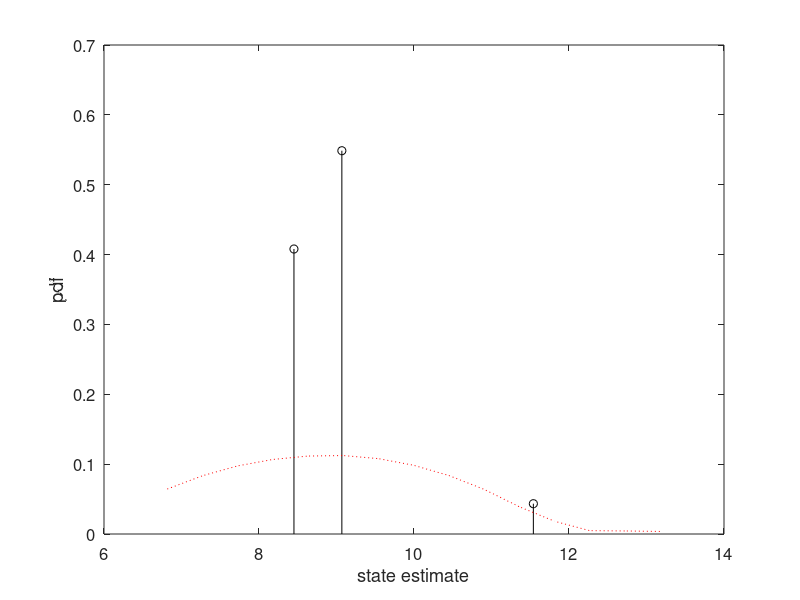
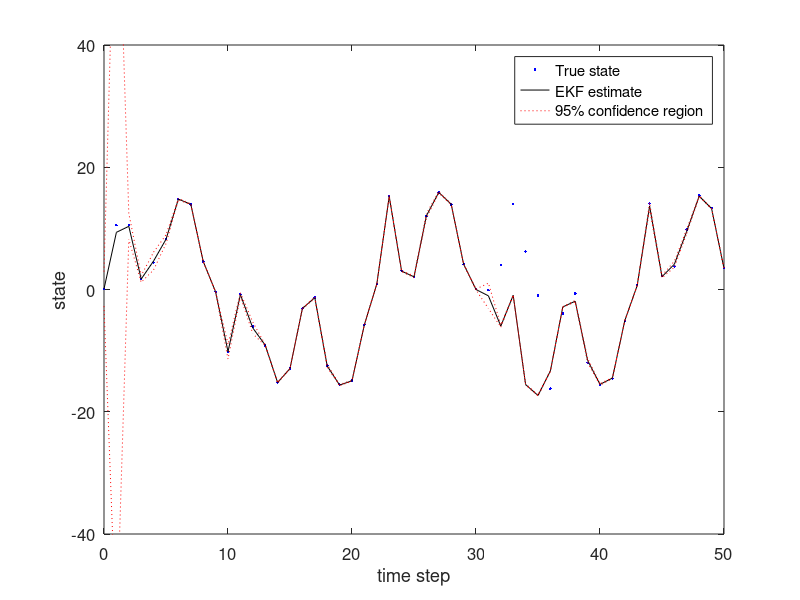
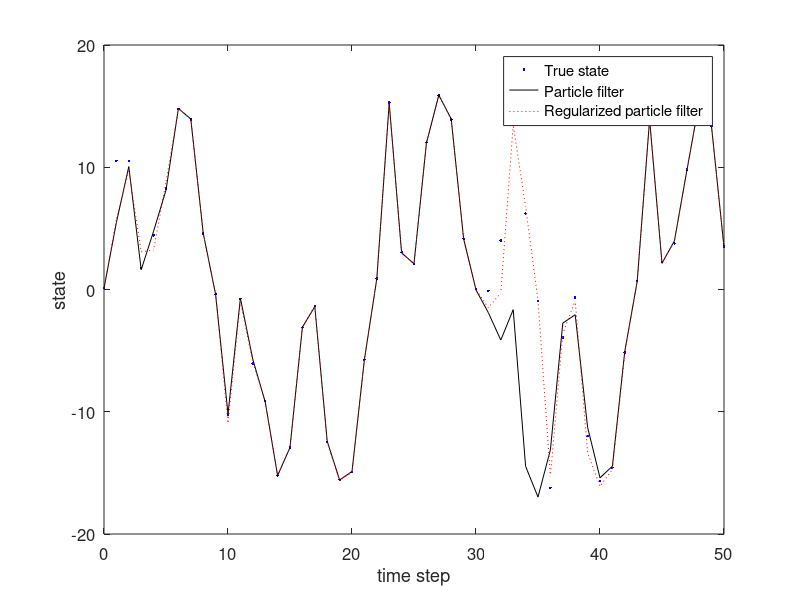

The MATLAB source for these figures, in order:
function [xhatRMS, xhatPartRMS, xhatPartRegRMS] = ParticleEx3

% Particle filter example, adapted from Gordon, Salmond, and Smith paper.

x = 0.1; % initial state
Q = 0.001; % process noise covariance
R = 1; % measurement noise covariance
tf = 50; % simulation length

N = 3; % number of particles in the particle filter
NReg = 5 * N; % number of probability bins in the regularized particle filter

xhat = x;
P = 2;
xhatPart = x;
xhatPartReg = x;

% Initialize the particle filter.
for i = 1 : N
    xpart(i) = x + sqrt(P) * randn; % normal particle filter
    xpartReg(i) = xpart(i); % regularized particle filter
end

% Initialization for the regularized particle filter.
d = length(x); % dimension of the state vector
c = 2; % volume of unit hypersphere in d-dimensional space
h = (8 * c^(-1) * (d + 4) * (2 * sqrt(pi))^d)^(1 / (d + 4)) * N^(-1 / (d + 4)); % bandwidth of regularized filter

% Initialize arrays.
xArr = [x];
yArr = [x^2 / 20 + sqrt(R) * randn];
xhatArr = [x];
PArr = [P];
xhatPartArr = [xhatPart];
xhatPartRegArr = [xhatPartReg];

close all; % close all open figures

for k = 1 : tf
    % System simulation
    x = 0.5 * x + 25 * x / (1 + x^2) + 8 * cos(1.2*(k-1)) + sqrt(Q) * randn;
    y = x^2 / 20 + sqrt(R) * randn;
    % Extended Kalman filter
    F = 0.5 + 25 * (1 - xhat^2) / (1 + xhat^2)^2;
    P = F * P * F' + Q;
    H = xhat / 10;
    K = P * H' * (H * P * H' + R)^(-1);
    xhat = 0.5 * xhat + 25 * xhat / (1 + xhat^2) + 8 * cos(1.2*(k-1));
    xhat = xhat + K * (y - xhat^2 / 20);
    P = (1 - K * H) * P;
    % Particle filter
    for i = 1 : N
        xpartminus(i) = 0.5 * xpart(i) + 25 * xpart(i) / (1 + xpart(i)^2) + 8 * cos(1.2*(k-1)) + sqrt(Q) * randn;
        ypart = xpartminus(i)^2 / 20;
        vhat = y - ypart;
        q(i) = (1 / sqrt(R) / sqrt(2*pi)) * exp(-vhat^2 / 2 / R);
    end
    % Normalize the likelihood of each a priori estimate.
    qsum = sum(q);
    for i = 1 : N
        q(i) = q(i) / qsum;
    end
    % Resample.
    for i = 1 : N
        u = rand; % uniform random number between 0 and 1
        qtempsum = 0;
        for j = 1 : N
            qtempsum = qtempsum + q(j);
            if qtempsum >= u
                xpart(i) = xpartminus(j);
                break;
            end
        end
    end
    % The particle filter estimate is the mean of the particles.
    xhatPart = mean(xpart);
    % Now run the regularized particle filter.
    % Perform the time update to the get the a priori regularized particles.
    for i = 1 : N
        xpartminusReg(i) = 0.5 * xpartReg(i) + 25 * xpartReg(i) / (1 + xpartReg(i)^2) + 8 * cos(1.2*(k-1)) + sqrt(Q) * randn;
        ypart = xpartminusReg(i)^2 / 20;
        vhat = y - ypart;
        q(i) = (1 / sqrt(R) / sqrt(2*pi)) * exp(-vhat^2 / 2 / R);
    end
    % Normalize the probabilities of the a priori particles.
    q = q / sum(q);
    % Compute the covariance of the a priori particles.
    S = cov(xpartminusReg');
    A = chol(S)';
    % Define the domain from which we will choose a posteriori particles for
    % the regularized particle filter.
    xreg(1) = min(xpartminusReg) - std(xpartminusReg);
    xreg(NReg) = max(xpartminusReg) + std(xpartminusReg);
    dx = (xreg(NReg) - xreg(1)) / (NReg - 1);
    for i = 2 : NReg - 1
        xreg(i) = xreg(i-1) + dx;
    end
    % Create the pdf approximation that is required for the regularized
    % particle filter.
    for j = 1 : NReg
        qreg(j) = 0;
        for i = 1 : N
            normx = norm(inv(A) * (xreg(j) - xpartminusReg(i)));
            if normx < h
                qreg(j) = qreg(j) + q(i) * (d + 2) * (1 - normx^2 / h^2) / 2 / c / h^d / det(A);
            end
        end
    end
    % Normalize the likelihood of each state estimate for the regularized particle filter.
    qsum = sum(qreg);
    for j = 1 : NReg
        qreg(j) = qreg(j) / qsum;
    end
    % Resample for the regularized particle filter.
    for i = 1 : N
        u = rand; % uniform random number between 0 and 1
        qtempsum = 0;
        for j = 1 : NReg
            qtempsum = qtempsum + qreg(j);
            if qtempsum >= u
                xpartReg(i) = xreg(j);
                break;
            end
        end
    end
    % The regularized particle filter estimate is the mean of the regularized particles.
    xhatPartReg = mean(xpartReg);
    % Plot the discrete pdf and the continuous pdf at a specific time.
    if k == 5
        figure; hold on;
        for i = 1 : N
            plot([xpartminusReg(i) xpartminusReg(i)], [0 q(i)], 'k-');
            plot(xpartminusReg(i), q(i), 'ko');
        end
        plot(xreg, qreg, 'r:');
        set(gca,'FontSize',12); set(gcf,'Color','White'); 
        set(gca,'box','on');
        xlabel('state estimate'); ylabel('pdf');
    end
    % Save data in arrays for later plotting
    xArr = [xArr x];
    yArr = [yArr y];
    xhatArr = [xhatArr xhat];
    PArr = [PArr P];
    xhatPartArr = [xhatPartArr xhatPart];
    xhatPartRegArr = [xhatPartRegArr xhatPartReg];
end

t = 0 : tf;

%figure;
%plot(t, xArr);
%ylabel('true state');

figure;
plot(t, xArr, 'b.', t, xhatArr, 'k-', t, xhatArr-2*sqrt(PArr), 'r:', t, xhatArr+2*sqrt(PArr), 'r:');
axis([0 tf -40 40]);
set(gca,'FontSize',12); set(gcf,'Color','White'); 
xlabel('time step'); ylabel('state');
legend('True state', 'EKF estimate', '95% confidence region'); 

figure;
plot(t, xArr, 'b.', t, xhatPartArr, 'k-', t, xhatPartRegArr, 'r:');
set(gca,'FontSize',12); set(gcf,'Color','White'); 
xlabel('time step'); ylabel('state');
legend('True state', 'Particle filter', 'Regularized particle filter'); 

xhatRMS = sqrt((norm(xArr - xhatArr))^2 / tf);
xhatPartRMS = sqrt((norm(xArr - xhatPartArr))^2 / tf);
xhatPartRegRMS = sqrt((norm(xArr - xhatPartRegArr))^2 / tf);
disp(['Kalman filter RMS error = ', num2str(xhatRMS)]);
disp(['Particle filter RMS error = ', num2str(xhatPartRMS)]);
disp(['Regularized particle filter RMS error = ', num2str(xhatPartRegRMS)]);
